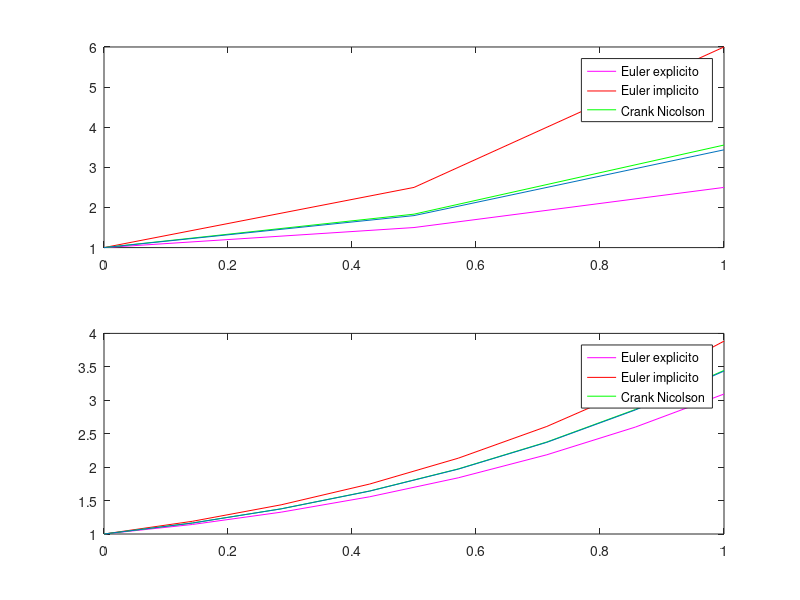

MATLAB code to generate this figure:

clear all ; close all; clc

H = [1/2 1/7];
f0=1;
lim=1;

error_eexp = zeros(1,2);
error_eimp = zeros(1,2);
error_cnic = zeros(1,2);

for j=1:length(H)
  
  h=H(j);
  inter = 0:h:lim;
  
  % euler explicito
  eexp = [f0 zeros(length(f0),length(inter)-1)];

  for i=1:length(inter)-1
    eexp(:,i+1) = (1+h)*eexp(:,i) + h*h*(i-1);
  endfor

  %Matriz de paso para euler implicito
  eimp = [f0 zeros(length(f0),length(inter)-1)];

  for i=1:length(inter)-1
    eimp(:,i+1) = (eimp(:,i)+(i)*h*h)/(1-h);
  endfor

  %Crank Nicolson
  cnic = [f0 zeros(length(f0),length(inter)-1)];;
  for i=1:length(inter)-1
    cnic(:,i+1) = ((1+0.5*h)*cnic(:,i) + 0.5*(i*h*h) + 0.5*((i-1)*h*h))/(1-0.5*h);
  endfor
  
  yex = 2*exp(inter) - inter -1;
  
  subplot(length(H),1,j);
  plot(inter, eexp, '-m' ,inter, eimp, '-r', inter, cnic, '-g', inter, yex);
  legend('Euler explicito', 'Euler implicito', 'Crank Nicolson');
  
  error_eexp(j) = 2*exp(lim) - lim -1 - eexp(length(inter));
  error_eimp(j) = 2*exp(lim) - lim -1 - eimp(length(inter));
  error_cnic(j) = 2*exp(lim) - lim -1 - cnic(length(inter));
endfor



